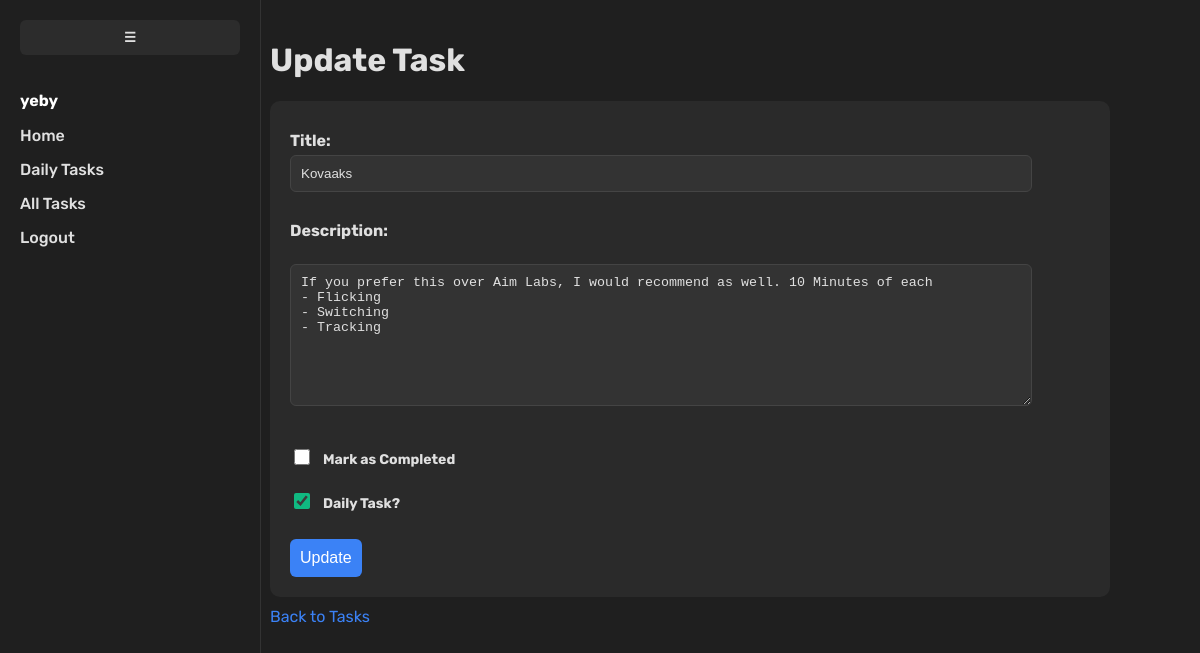
Screenshot of /tasks/5/update/ (signed in) with the database file from the repository.
### tasks/models.py (models this page shows, shortened)
class Task(models.Model):
    user = models.ForeignKey(User, on_delete=models.CASCADE)
    title = models.CharField(max_length=255)
    description = models.TextField(blank=True)
    created_at = models.DateTimeField(auto_now_add=True)
    completed = models.BooleanField(default=False)
    is_daily = models.BooleanField(default=False)
    completed_at = models.DateTimeField(null=True, blank=True)

### tasks/views.py (the view, shortened to what this page needs)
# urls.py: path('<int:task_id>/update/', views.task_update, name='task_update'),
@login_required
def task_update(request, task_id):
    task = get_object_or_404(Task, id=task_id, user=request.user)
    return render(request, 'tasks/task_update.html', {'task': task})

### templates/tasks/task_update.html (shortened to what this page needs)
{% load static %}
<!DOCTYPE html>
<html>
    <head>
        <link rel="stylesheet" type="text/css" href="{% static 'css/style.css' %}">
        <link rel="stylesheet" type="text/css" href="{% static 'css/forms.css' %}">
    </head>
    <body>
        {% include 'partials/navbar.html' %}
        <div class="content">
            <h1>Update Task</h1>
            <form method="POST" class="task-form">
                <label>Title:</label>
                <input type="text" name="title" value="{{ task.title }}" required><br><br>
                <label>Description:</label><br>
                <textarea name="description" rows="8">{{ task.description }}</textarea><br><br>
                <div class="checkbox-row">
                    <input type="checkbox" id="completed" name="completed" {% if task.completed %}checked{% endif %}>
                    <label for="completed">Mark as Completed</label>
                </div>
                <div class="checkbox-row">
                    <input type="checkbox" id="is_daily" name="is_daily" {% if task.is_daily %}checked{% endif %}>
                    <label for="is_daily">Daily Task?</label>
                </div>
                <button type="submit">Update</button>
            </form>
            <a href="{% url 'task_list' %}">Back to Tasks</a>
        </div>
    </body>
</html>

### templates/partials/navbar.html (shortened to what this page needs)
{% load static %}
<div class="sidebar" id="sidebar">
  <button class="toggle-btn" id="toggleBtn">☰</button>
  {% if user.is_authenticated %}
    <p style="color: #fff; font-weight: bold;">{{ user.username }}</p>
    <a href="{% url 'home' %}"><span class="link-text">Home</span></a>
    <a href="{% url 'daily_tasks' %}"><span class="link-text">Daily Tasks</span></a>
    <a href="{% url 'task_list' %}"><span class="link-text">All Tasks</span></a>
    <a href="{% url 'logout' %}"><span class="link-text">Logout</span></a>
  {% else %}
    <a href="{% url 'home' %}"><span class="link-text">Home</span></a>
    <a href="{% url 'login' %}"><span class="link-text">Login</span></a>
    <a href="{% url 'signup' %}"><span class="link-text">Sign Up</span></a>
  {% endif %}
</div>

### static/css/style.css (style rules this page uses)
html, body { background-color: #1f1f1f; margin: 0; padding: 0; font-family: 'Rubik', sans-serif; }
.content { margin-left: 250px; padding: 20px; background-color: #1f1f1f; min-height: 100vh; color: #e0e0e0; transition: margin-left 0.3s; }

### static/css/forms.css (style rules this page uses)
html, body { margin: 0; padding: 0; font-family: 'Rubik', sans-serif; }
.content { margin-left: 250px; padding: 20px; background-color: #1f1f1f; min-height: 100vh; color: #e0e0e0; transition: margin-left 0.3s; }
.task-form { width: 100%; max-width: 800px; padding: 20px; background-color: #2a2a2a; border-radius: 10px; color: #e0e0e0; }
.task-form label { display: block; margin: 10px 0 5px; font-weight: bold; }
.task-form input, .task-form textarea { width: 90%; padding: 10px; border: 1px solid #444; border-radius: 6px; background-color: #333; color: #e0e0e0; resize: vertical; }
.task-form button { margin-top: 10px; padding: 10px; background-color: #3B82F6; color: white; border: none; border-radius: 6px; cursor: pointer; font-size: 16px; }
.content a { display: inline-block; margin-top: 10px; color: #3B82F6; text-decoration: none; }
.checkbox-row { display: flex; align-items: center; gap: 10px; margin: 12px 0; color: #e0e0e0; font-size: 14px; }
.checkbox-row input[type="checkbox"] { width: 16px; height: 16px; accent-color: #10B981; }

### templates/partials/navbar.html (style rules this page uses)
.sidebar { width: 220px; height: 100vh; background-color: #1f1f1f; padding: 20px; position: fixed; top: 0; left: 0; transition: width 0.3s, padding 0.3s; overflow: hidden; font-family: 'Rubik', sans-serif; border-right: 1px solid #333333; }
.sidebar p, .sidebar a { transition: opacity 0.3s, visibility 0.3s; }
.sidebar a { display: block; color: #e0e0e0; text-decoration: none; margin: 15px 0; font-weight: 500; transition: color 0.3s ease; }
.toggle-btn { background-color: #2c2c2c; border: none; color: #e0e0e0; padding: 10px; cursor: pointer; width: 100%; text-align: center; margin-bottom: 20px; border-radius: 6px; font-weight: bold; transition: background-color 0.3s ease; }

### rows the page displays
Task: title "Kovaaks", description "If you prefer this over Aim Labs, I would recommend as well. 10 Minutes of each - Flicking - Switching - Tracking", is_daily "☑"

### other values shown
{{ user.username }} "yeby"
